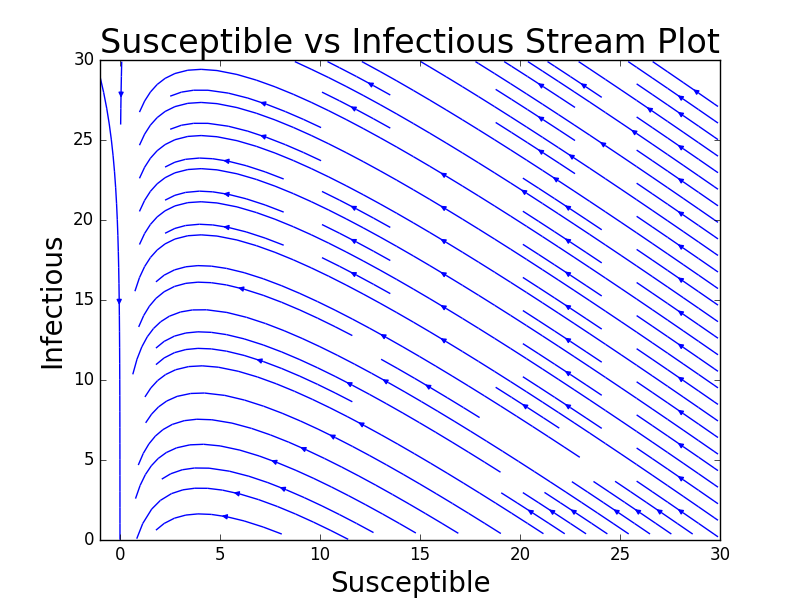

Source code (Python):
#!/usr/bin/python

from pylab import *
import matplotlib.pyplot as plt

x_min, x_max = -1, 30
y_min, y_max = 0, 30
xvalues, yvalues = meshgrid(arange(x_min, x_max, 0.1), arange(y_min, y_max, 0.1))

a = 0.5
b = 2.0

xdot = - a * xvalues * yvalues
ydot = a * xvalues * yvalues - b * yvalues

streamplot(x=xvalues, y=yvalues, u=xdot, v=ydot)
plt.xlim((x_min, x_max))

plt.xlabel("Susceptible", fontsize=20)
plt.ylabel("Infectious", fontsize=20)
plt.title("Susceptible vs Infectious Stream Plot", fontsize=24)

show()
